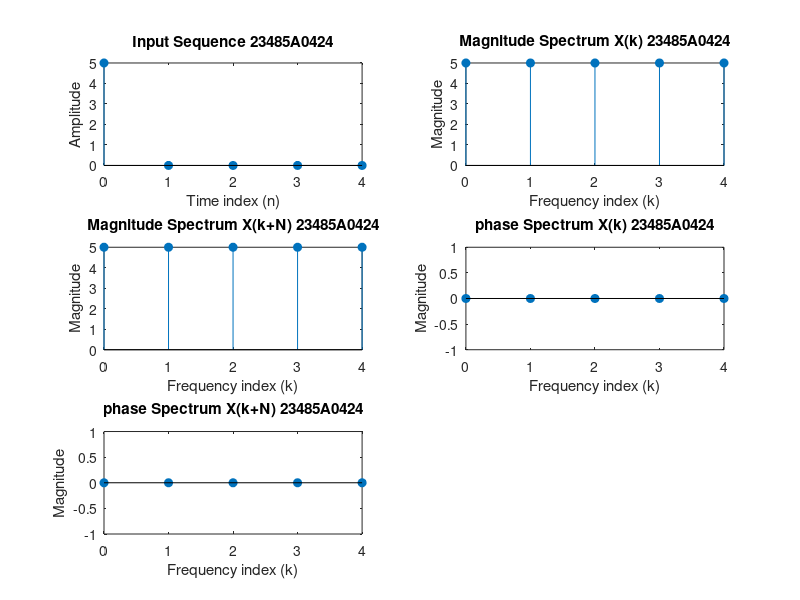

Write MATLAB code to recreate this figure.
clc;close all;clear all;M = input('Enter the input sequence: '); 
N = input('Enter the length of DFT: '); 

% Zero-padding the input sequence if necessary
M = [M, zeros(1, N - length(M))]; 

disp('Final input sequence:');
disp(M); 

% Initialize DFT output arrays
z1 = zeros(1, N);
z2 = zeros(1, N);

for k = 1:N 
    for n = 1:N 
        z1(k) = z1(k) + M(n) * exp(-1i * 2 * pi * (n - 1) * (k - 1) / N); 
        z2(k) = z2(k) + M(n) * exp(-1i * 2 * pi * (n - 1) * (k + N - 1) / N); 
    end 
end 

disp('X(k):');
disp(z1); 

disp('X(k+N):');
disp(z2); 

% Plot the input sequence
subplot(3,2,1);
stem(0:N-1, M, 'filled');
xlabel('Time index (n)');
ylabel('Amplitude');
title('Input Sequence 23485A0424');

% Plot the DFT magnitude spectrum X(k)
subplot(3,2,2);
stem(0:N-1, abs(z1), 'filled');
xlabel('Frequency index (k)');
ylabel('Magnitude');
title('Magnitude Spectrum X(k) 23485A0424');

% Plot the DFT magnitude spectrum X(k+N)
subplot(3,2,3);
stem(0:N-1, abs(z2), 'filled');
xlabel('Frequency index (k)');
ylabel('Magnitude');
title('Magnitude Spectrum X(k+N) 23485A0424');

% Plot the DFT magnitude spectrum X(k)
subplot(3,2,4);
stem(0:N-1, angle(z1), 'filled');
xlabel('Frequency index (k)');
ylabel('Magnitude');
title('phase Spectrum X(k) 23485A0424');

% Plot the DFT magnitude spectrum X(k+N)
subplot(3,2,5);
stem(0:N-1, angle(z2), 'filled');
xlabel('Frequency index (k)');
ylabel('Magnitude');
title('phase Spectrum X(k+N) 23485A0424');